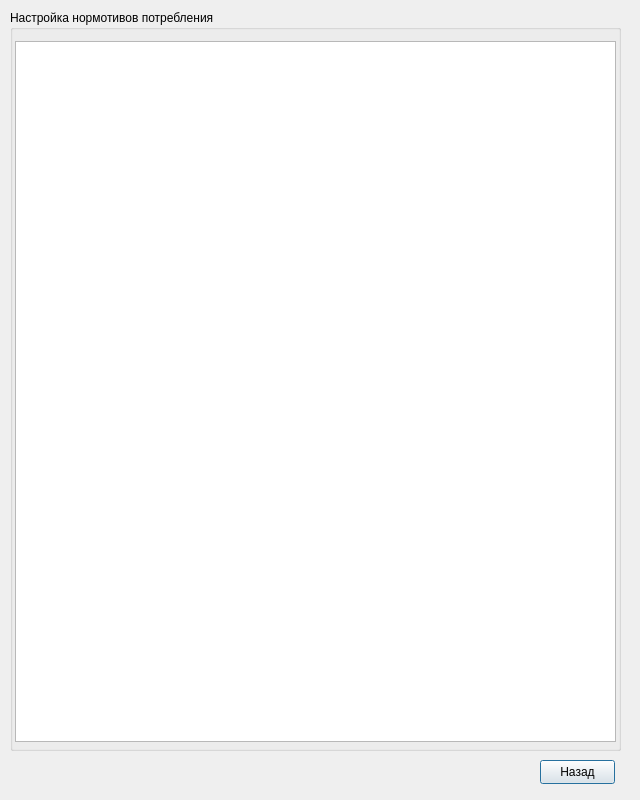
<?xml version="1.0" encoding="UTF-8"?>
<ui version="4.0">
 <class>NormativeSettingWindow</class>
 <widget class="QDialog" name="NormativeSettingWindow">
  <property name="geometry">
   <rect>
    <x>0</x>
    <y>0</y>
    <width>640</width>
    <height>800</height>
   </rect>
  </property>
  <property name="windowTitle">
   <string>Dialog</string>
  </property>
  <widget class="QGroupBox" name="groupBox">
   <property name="geometry">
    <rect>
     <x>10</x>
     <y>10</y>
     <width>611</width>
     <height>741</height>
    </rect>
   </property>
   <property name="title">
    <string>Настройка нормотивов потребления</string>
   </property>
   <widget class="QTableView" name="tableView">
    <property name="geometry">
     <rect>
      <x>5</x>
      <y>31</y>
      <width>601</width>
      <height>701</height>
     </rect>
    </property>
    <property name="lineWidth">
     <number>4</number>
    </property>
   </widget>
  </widget>
  <widget class="QPushButton" name="pushButton_toMenu">
   <property name="geometry">
    <rect>
     <x>540</x>
     <y>760</y>
     <width>75</width>
     <height>24</height>
    </rect>
   </property>
   <property name="text">
    <string>Назад</string>
   </property>
  </widget>
 </widget>
 <resources/>
 <connections/>
</ui>
